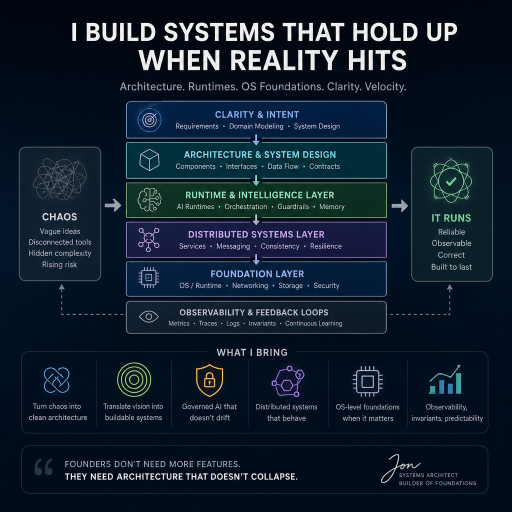
#> input picture Copilot_20260614_131703.png, 1024 x 1024 px (shown at 1/2 size)
$ python -i image_processor.py   (imports and definitions only)
#> lines starting #> are read from the running program, lines starting #| are printed output that depends on the picture
"""Advanced image processing utilities"""

from PIL import Image, ImageEnhance, ImageFilter
import numpy as np
from src.logger import get_logger

# [1 line that did not run here, left out]

class ImageProcessor:
    """Advanced image processing"""

    # [45 lines left out: functions upscale, style_transfer, adjust_brightness, adjust_contrast, not called in this run]

    @staticmethod
    def apply_filter(image, filter_type="blur"):
        """Apply filters"""
        try:
            if filter_type == "blur":
                return image.filter(ImageFilter.GaussianBlur(radius=2))
            elif filter_type == "sharpen":
                return image.filter(ImageFilter.SHARPEN)
            elif filter_type == "edge":
                return image.filter(ImageFilter.FIND_EDGES)
            elif filter_type == "smooth":
                return image.filter(ImageFilter.SMOOTH)
            return image
        except Exception as e:
            logger.error(f"Error: {e}")
            raise

>>> from PIL import Image
>>> picture = Image.open('../Copilot_20260614_131703.png')
#> picture is the input picture: PIL image 1024x1024 RGB; mean R, G, B 16.9, 31, 45.9
>>> result = ImageProcessor().apply_filter(picture)
#> in apply_filter, `return image.filter(ImageFilter.GaussianBlur(radius=2))`:
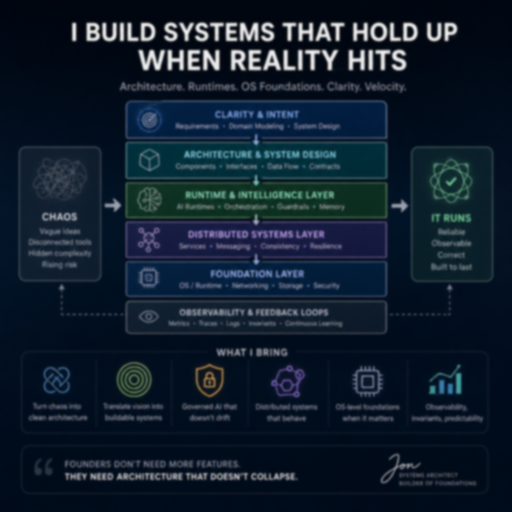
#> returned value: PIL image 1024x1024 RGB (shown at 1/2 size); mean R, G, B 16.8, 31, 45.9

$ run again, on Copilot_20260614_224929.png
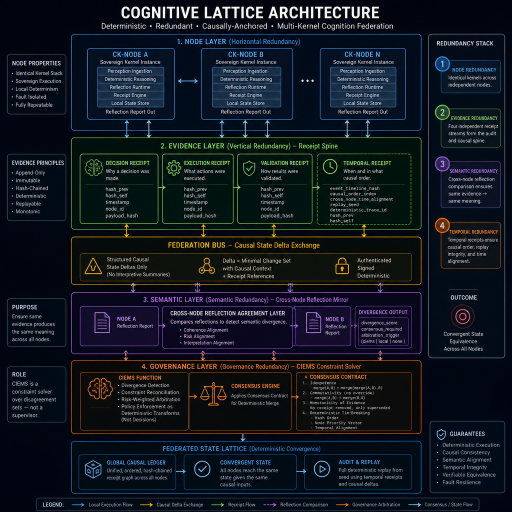
#> input picture Copilot_20260614_224929.png, 1024 x 1024 px (shown at 1/2 size)
#> picture is the input picture: PIL image 1024x1024 RGB; mean R, G, B 18.3, 25, 33.1
#> in apply_filter, `return image.filter(ImageFilter.GaussianBlur(radius=2))`:
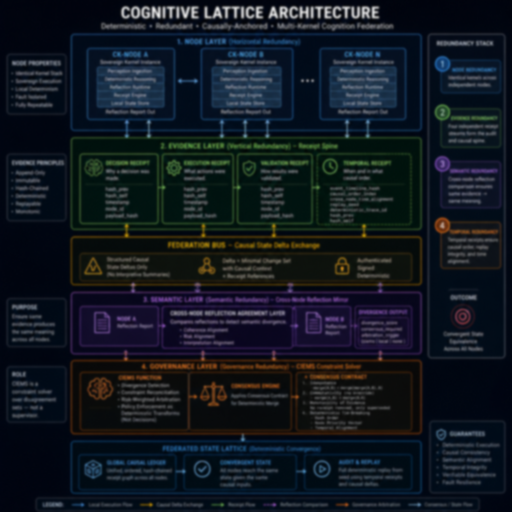
#> returned value: PIL image 1024x1024 RGB (shown at 1/2 size); mean R, G, B 18.3, 25, 33.1
